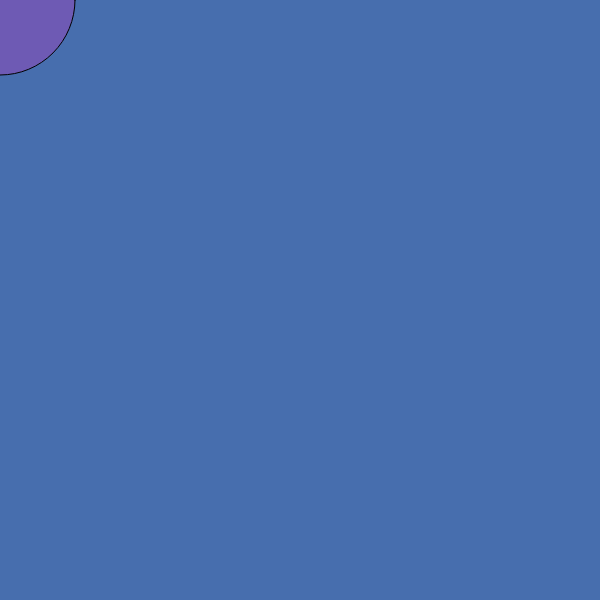
Frame 1 (no input)
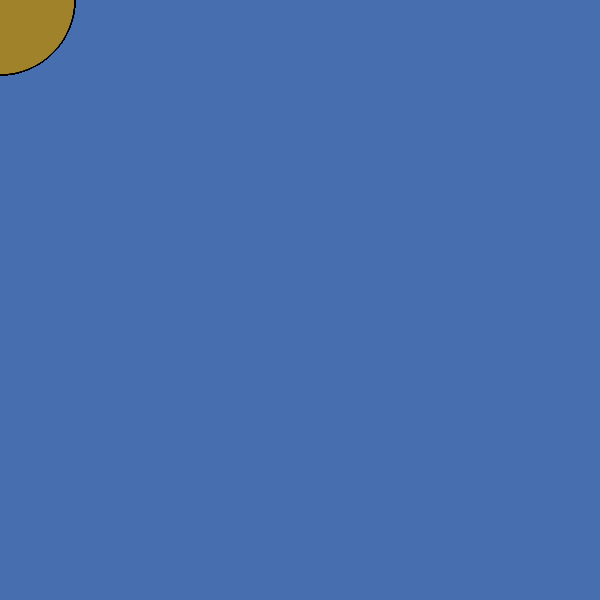
Frame 60 (no input)
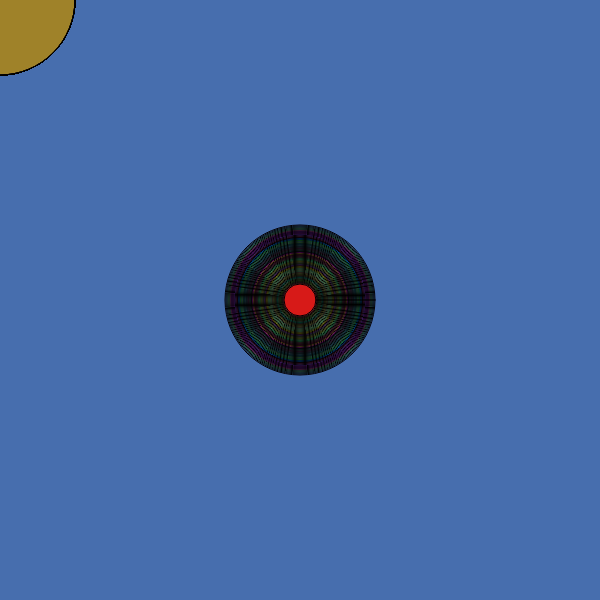
Frame 120 (the mouse pressed at the canvas centre since frame 60)

The p5.js sketch that drew these frames (run headless with seeded random() and noise() and a simulated clock; from frame 60 on, the mouse is pressed at the canvas centre):

// p5.js sketch
// ── sketch.js
let size = 150;

function setup() {
  createCanvas(600, 600);
  background("#476EAE");
}

function draw() {
  rectMode(CENTER);
  fill(random(255), random(255), random(255), random(255));
  circle(mouseX, mouseY, size);
  if (mouseIsPressed) {
    size -= 2;
    if (size <= 25) {
      size = 25;
    }
  }

  // line(300, 300, mouseX, mouseY);
}
